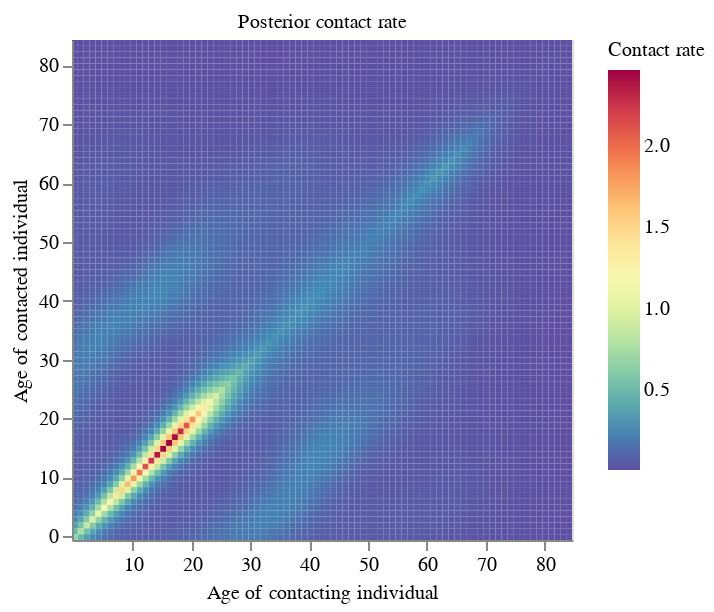

This figure's notebook cell:
### Code cell
visual.plot_rate()

### Figure 1 — Vega-Lite specification as saved in the notebook (floating-point values rounded to 4 significant figures; data arrays with more than 128 entries replaced by an {"elided": "..."} marker saying what was removed)
{"config": {"view": {"continuousWidth": 300, "continuousHeight": 300}}, "data": {"name": "data-f0639158b24c1608f0768b4d8c9a0fb7"}, "mark": {"type": "rect"}, "encoding": {"color": {"field": "z", "legend": {"labelFontSize": 10, "labelFontWeight": "normal", "orient": "right", "titleFontSize": 10, "titleFontWeight": "normal"}, "scale": {"reverse": true, "scheme": "spectral"}, "title": "Contact rate", "type": "quantitative"}, "x": {"axis": {"grid": false, "labelAngle": 0, "labelFontSize": 10, "labelFontWeight": "normal", "titleFontSize": 10, "titleFontWeight": "normal", "values": [0, 10, 20, 30, 40, 50, 60, 70, 80]}, "field": "x", "title": "Age of contacting individual", "type": "ordinal"}, "y": {"axis": {"grid": false, "labelFontSize": 10, "labelFontWeight": "normal", "titleFontSize": 10, "titleFontWeight": "normal", "values": [0, 10, 20, 30, 40, 50, 60, 70, 80]}, "field": "y", "scale": {"reverse": true}, "title": "Age of contacted individual", "type": "ordinal"}}, "height": 250, "title": {"text": "Posterior contact rate", "anchor": "middle", "fontSize": 10, "fontWeight": "normal"}, "width": 250, "$schema": "https://vega.github.io/schema/vega-lite/v5.20.1.json", "datasets": {"data-f0639158b24c1608f0768b4d8c9a0fb7": {"elided": "7225 records"}}}
